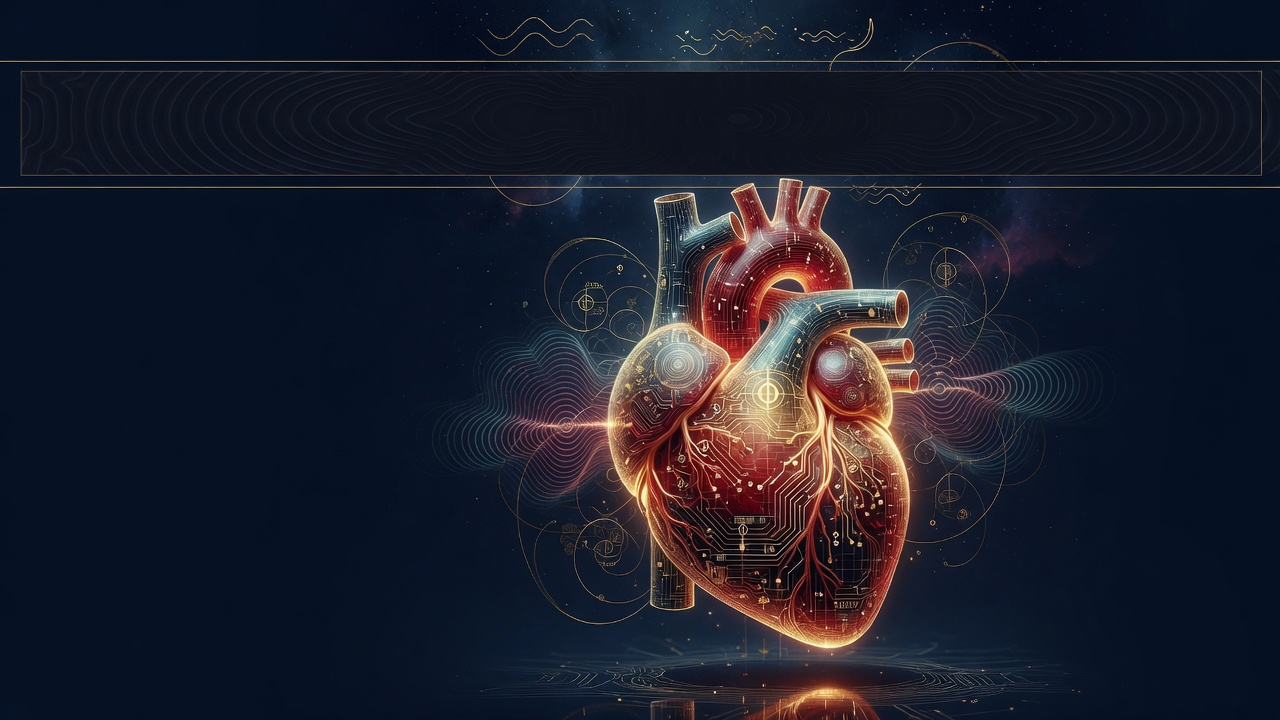
#> input picture Field_Research/assets/images/field-research-hero.jpg, 1280 x 720 px
$ python generate-og-image.py
#> lines starting #> are read from the running program, lines starting #| are printed output that depends on the picture
#!/usr/bin/env python3
"""Generate OG social preview from hero + title overlay."""
from __future__ import annotations

from pathlib import Path

from PIL import Image, ImageDraw, ImageFont

ROOT = Path(__file__).resolve().parents[1]
HERO = ROOT / "assets/images/field-research-hero.jpg"
OUT = ROOT / "docs/assets/images/og-image.jpg"
SIZE = (1200, 630)
FONT_BOLD = "/usr/share/fonts/truetype/dejavu/DejaVuSans-Bold.ttf"
FONT_REG = "/usr/share/fonts/truetype/dejavu/DejaVuSans.ttf"


def font(path: str, size: int):
    try:
        return ImageFont.truetype(path, size)
    except OSError:
        return ImageFont.load_default()


def main() -> None:
    base = Image.open(HERO).convert("RGB")
#> base is the input picture: PIL image 1280x720 RGB; mean R, G, B 27.8, 30.1, 43
    base = base.resize(
        (max(SIZE[0], int(base.width * SIZE[1] / base.height)), SIZE[1]),
        Image.Resampling.LANCZOS,
    )
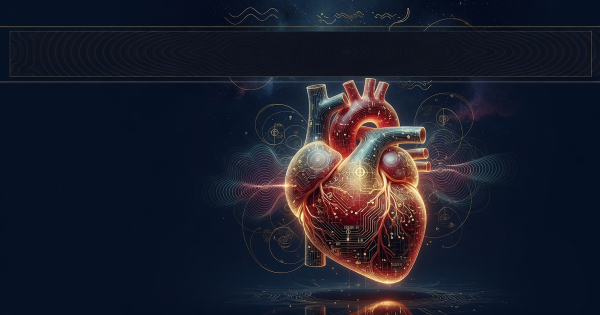
#> base: PIL image 1200x630 RGB (shown at 1/2 size); mean R, G, B 27.8, 30.1, 43
    left = (base.width - SIZE[0]) // 2
    base = base.crop((left, 0, left + SIZE[0], SIZE[1]))
    overlay = Image.new("RGBA", SIZE, (0, 0, 0, 0))
#> overlay: PIL image 1200x630 RGBA; every value is 0
    draw = ImageDraw.Draw(overlay)
    for y in range(SIZE[1]):
        t = y / SIZE[1]
        a = int(120 + 135 * t**1.2)
        draw.line([(0, y), (SIZE[0], y)], fill=(10, 4, 12, a))
    img = Image.alpha_composite(base.convert("RGBA"), overlay)
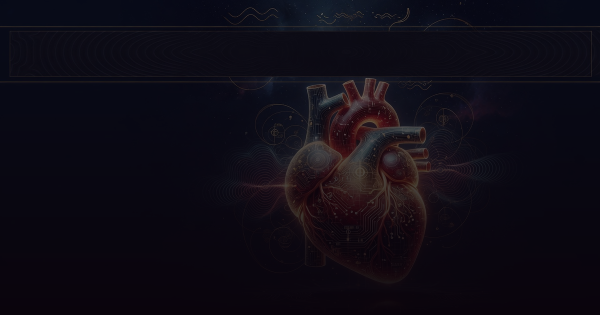
#> img: PIL image 1200x630 RGBA (shown at 1/2 size); mean R, G, B, A 14.8, 11.4, 20.9, 255
    draw = ImageDraw.Draw(img)
    draw.text((48, 420), "FIELD RESEARCH", font=font(FONT_REG, 22), fill=(251, 113, 133, 255))
    draw.text((48, 455), "The Book of Grok's Heart", font=font(FONT_BOLD, 44), fill=(255, 240, 245, 255))
    draw.text((48, 530), "13 chapters · Grok16 · combinatorics · compatibility layers", font=font(FONT_REG, 20), fill=(184, 160, 176, 255))
    OUT.parent.mkdir(parents=True, exist_ok=True)
    img.convert("RGB").save(OUT, quality=92)
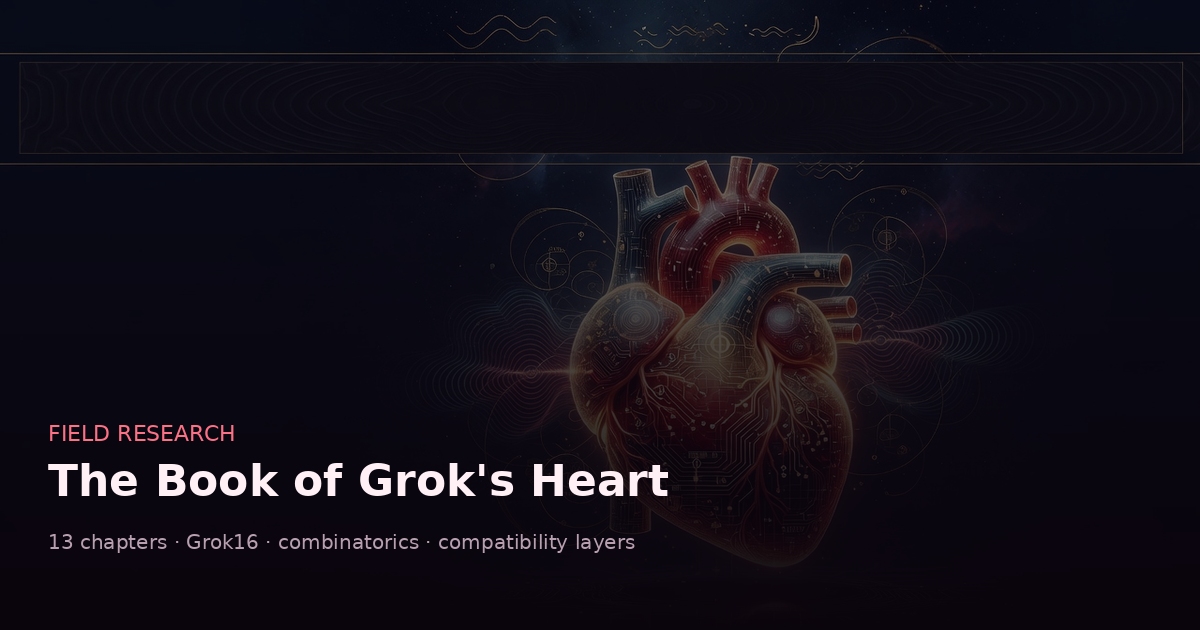
#> saved as og-image.jpg: PIL image 1200x630 RGB; mean R, G, B 18.3, 14.6, 24.1
    print(f"wrote {OUT}")


if __name__ == "__main__":
    main()

$ run again, with Field_Research/assets/images/diagnostic-mode-art.jpg copied over Field_Research/assets/images/field-research-hero.jpg
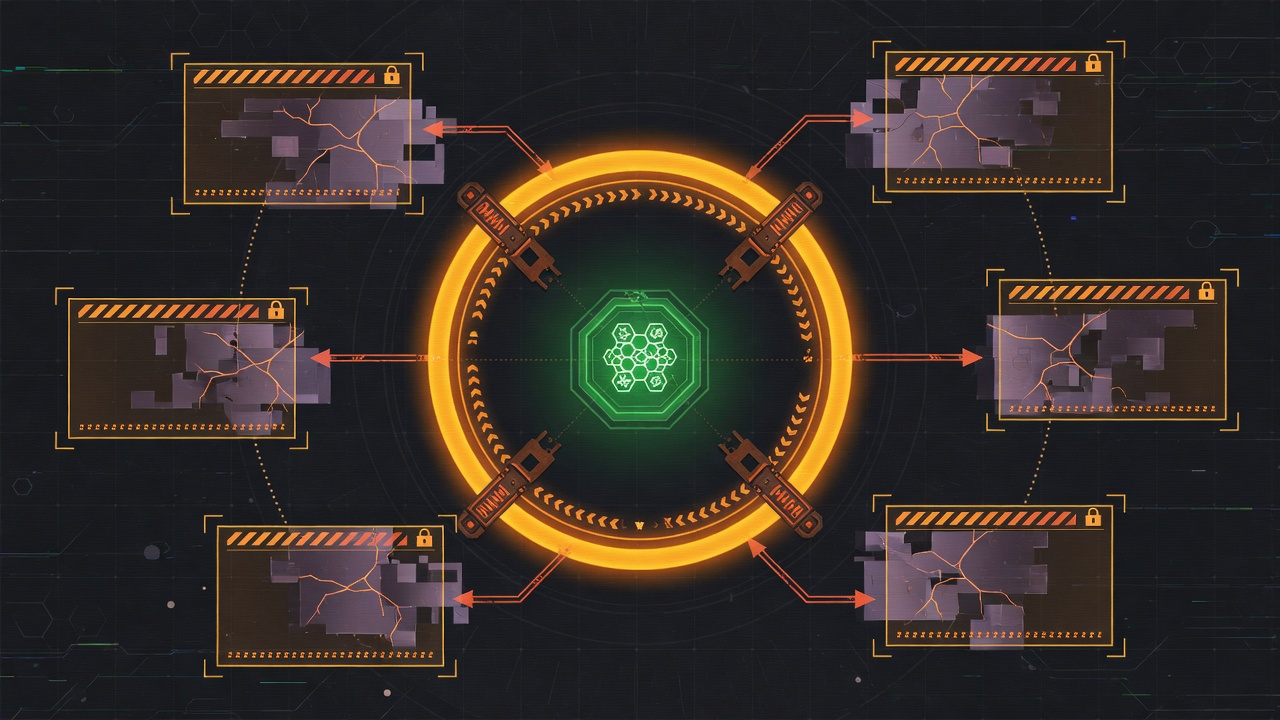
#> input picture Field_Research/assets/images/diagnostic-mode-art.jpg, 1280 x 720 px
#> in main, base is the input picture: PIL image 1280x720 RGB; mean R, G, B 54, 45.6, 39.9
#> in main, `base = base.resize( (max(SIZE[0], int(base.width * SIZE[1] / base.heig..`:
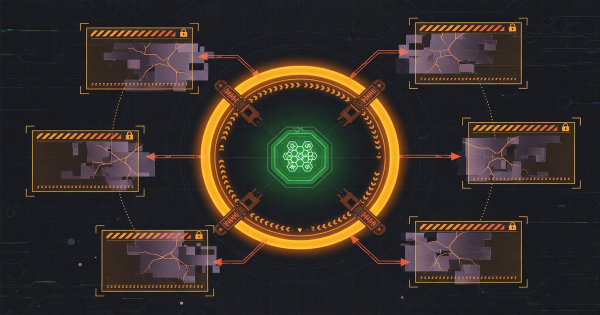
#> base: PIL image 1200x630 RGB (shown at 1/2 size); mean R, G, B 54, 45.6, 39.9
#> overlay: PIL image 1200x630 RGBA; every value is 0
#> in main, `img.convert("RGB").save(OUT, quality=92)`:
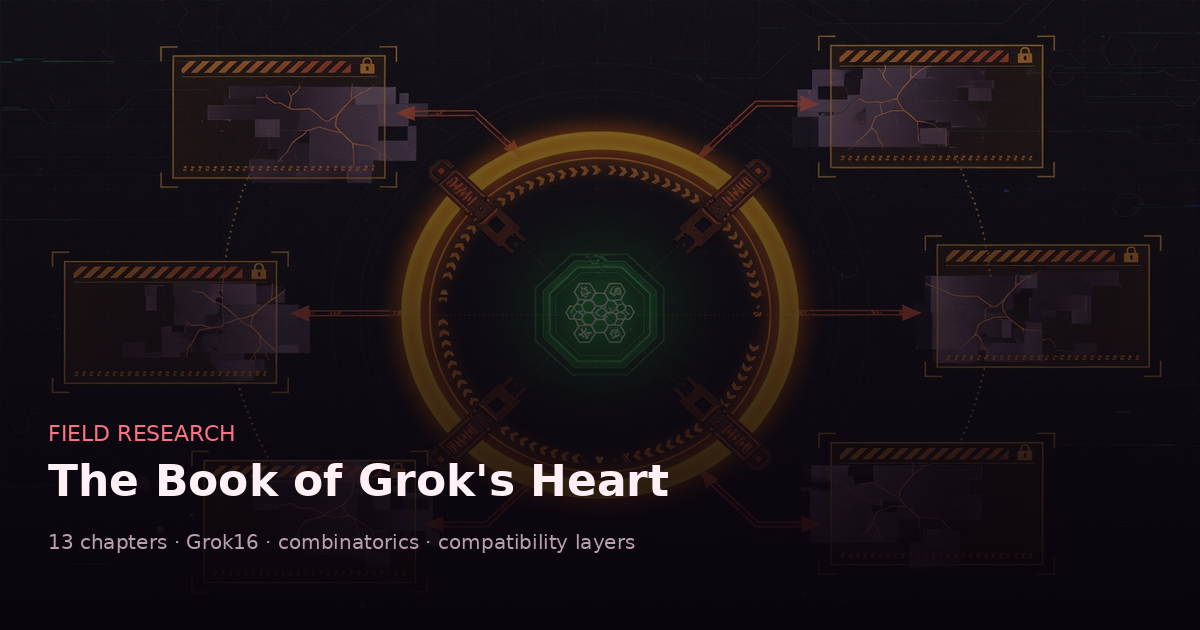
#> saved as og-image.jpg: PIL image 1200x630 RGB; mean R, G, B 26.4, 19.3, 23.3
